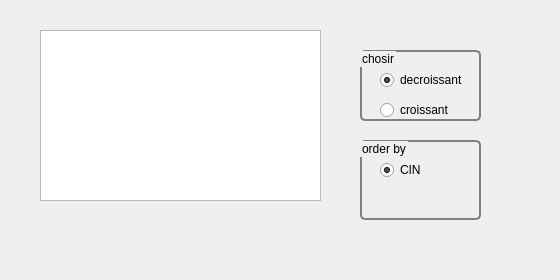
      <widget class="QWidget" name="tab_11">
       <attribute name="title">
        <string>trier courrier</string>
       </attribute>
       <widget class="QLabel" name="label_5">
        <property name="geometry">
         <rect>
          <x>0</x>
          <y>0</y>
          <width>551</width>
          <height>271</height>
         </rect>
        </property>
        <property name="styleSheet">
         <string notr="true">background-image: url(:/bg.jpg);</string>
        </property>
        <property name="text">
         <string/>
        </property>
        <property name="pixmap">
         <pixmap>../60342173_2276972439287605_1529191567795945472_n.jpg</pixmap>
        </property>
       </widget>
       <widget class="QGroupBox" name="groupBox_6">
        <property name="geometry">
         <rect>
          <x>360</x>
          <y>140</y>
          <width>121</width>
          <height>80</height>
         </rect>
        </property>
        <property name="styleSheet">
         <string notr="true">QGroupBox {
    background-color: qlineargradient(x1: 0, y1: 0, x2: 0, y2: 1,
                                      stop: 0 #E0E0E0, stop: 1 #FFFFFF);
    border: 2px solid gray;
    border-radius: 5px;
    margin-top: 1ex; /* leave space at the top for the title */
}</string>
        </property>
        <property name="title">
         <string>order by</string>
        </property>
        <widget class="QRadioButton" name="radioButton_27">
         <property name="geometry">
          <rect>
           <x>20</x>
           <y>20</y>
           <width>95</width>
           <height>20</height>
          </rect>
         </property>
         <property name="text">
          <string>CIN</string>
         </property>
         <property name="checked">
          <bool>true</bool>
         </property>
        </widget>
       </widget>
       <widget class="QTableView" name="tabcourrier_6">
        <property name="geometry">
         <rect>
          <x>40</x>
          <y>30</y>
          <width>281</width>
          <height>171</height>
         </rect>
        </property>
        <property name="font">
         <font>
          <pointsize>11</pointsize>
         </font>
        </property>
        <property name="styleSheet">
         <string notr="true"/>
        </property>
       </widget>
       <widget class="QGroupBox" name="groupBox_5">
        <property name="geometry">
         <rect>
          <x>360</x>
          <y>50</y>
          <width>121</width>
          <height>71</height>
         </rect>
        </property>
        <property name="styleSheet">
         <string notr="true">QGroupBox {
    background-color: qlineargradient(x1: 0, y1: 0, x2: 0, y2: 1,
                                      stop: 0 #E0E0E0, stop: 1 #FFFFFF);
    border: 2px solid gray;
    border-radius: 5px;
    margin-top: 1ex; /* leave space at the top for the title */
}</string>
        </property>
        <property name="title">
         <string>chosir</string>
        </property>
        <widget class="QRadioButton" name="radioButton_29">
         <property name="geometry">
          <rect>
           <x>20</x>
           <y>20</y>
           <width>95</width>
           <height>20</height>
          </rect>
         </property>
         <property name="styleSheet">
          <string notr="true"/>
         </property>
         <property name="text">
          <string>decroissant</string>
         </property>
         <property name="checked">
          <bool>true</bool>
         </property>
        </widget>
        <widget class="QRadioButton" name="radioButton_30">
         <property name="geometry">
          <rect>
           <x>20</x>
           <y>50</y>
           <width>95</width>
           <height>20</height>
          </rect>
         </property>
         <property name="text">
          <string>croissant</string>
         </property>
        </widget>
       </widget>
      </widget>
